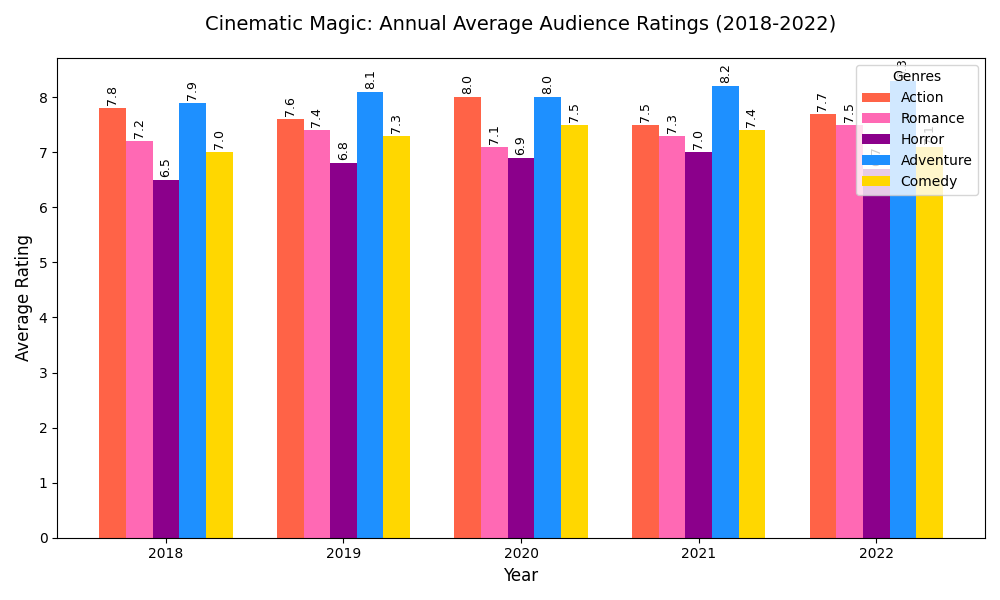

The Python source for this figure:
import matplotlib.pyplot as plt
import numpy as np

# Backstory: Cinematic Magic: Annual Audience Rating Trends
# Each year, movie studios release numerous films across various genres. Audience ratings often provide insight
# into the popularity and quality of films in different genres. This script visualizes the annual average 
# audience ratings for five popular movie genres over a five-year period.

# Define the data
years = ["2018", "2019", "2020", "2021", "2022"]
genres = ["Action", "Romance", "Horror", "Adventure", "Comedy"]

# Average audience ratings for each genre by year (out of 10)
ratings_data = np.array([
    [7.8, 7.6, 8.0, 7.5, 7.7],  # Action
    [7.2, 7.4, 7.1, 7.3, 7.5],  # Romance
    [6.5, 6.8, 6.9, 7.0, 6.7],  # Horror
    [7.9, 8.1, 8.0, 8.2, 8.3],  # Adventure
    [7.0, 7.3, 7.5, 7.4, 7.1]   # Comedy
])

# Colors for each genre category
colors = ['#FF6347', '#FF69B4', '#8B008B', '#1E90FF', '#FFD700']

# Create the figure and axes
fig, ax = plt.subplots(figsize=(10, 6))

# Set the bar width
bar_width = 0.15

# Positions of bars on the x-axis
x_pos = np.arange(len(years))

# Plot each genre's ratings
for i, genre in enumerate(genres):
    ax.bar(x_pos + i * bar_width, ratings_data[i], width=bar_width, color=colors[i], label=genre)

# Tweak the layout to prevent label overlapping
plt.tight_layout()

# Add titles and labels
plt.title('Cinematic Magic: Annual Average Audience Ratings (2018-2022)', fontsize=14, pad=20)
plt.xlabel('Year', fontsize=12)
plt.ylabel('Average Rating', fontsize=12)
plt.xticks(x_pos + bar_width * (len(genres) / 2 - 0.5), years)

# Add a legend
plt.legend(title="Genres", fontsize=10)

# Annotate bars with their values
for i, genre in enumerate(genres):
    for j in range(len(years)):
        ax.text(x_pos[j] + i * bar_width, ratings_data[i][j] + 0.05, f'{ratings_data[i][j]:.1f}', 
                ha='center', va='bottom', fontsize=9, color='black', rotation=90)

# Automatically adjust subplot params to give specified padding
fig.tight_layout()

# Show the plot
plt.show()
